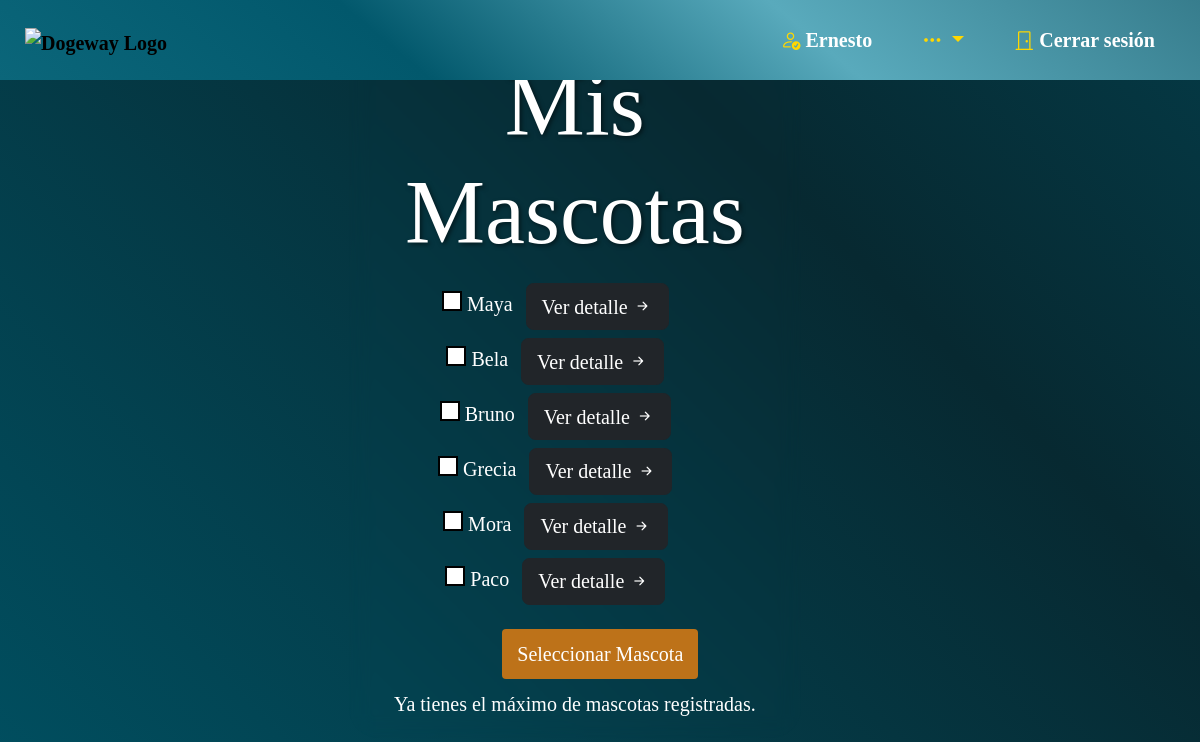
Screenshot of /mascotas/ (signed in) with the database file from the repository.
### main_app/models.py (models this page shows, shortened)
class Usuario(AbstractUser):
    fotografia = models.ImageField(upload_to='usuarios/', null=True, blank=True)
    telefono = models.CharField(max_length=20)
    fecha_de_nacimiento = models.DateField()
    direccion = models.CharField(max_length=100)
    fotografia_identificacion = models.ImageField(upload_to='identificaciones/', null=True, blank=True)
    verificado = models.BooleanField(default=False)
    usuarios_bloqueados = models.ManyToManyField('self', symmetrical=False, related_name='usuarios_bloqueadores')
    groups = models.ManyToManyField('auth.Group', related_name='usuarios')
    user_permissions = models.ManyToManyField('auth.Permission', related_name='usuarios')

class Mascota(models.Model):
    dueño = models.ForeignKey(Usuario, on_delete=models.CASCADE)
    nombre = models.CharField(max_length=100)
    peso = models.FloatField(null=True, blank=True, validators=[
            MinValueValidator(5),  # El peso no puede ser menor que 0
            MaxValueValidator(150)  # El peso no puede ser mayor que 100
        ])
    edad = models.FloatField(null=True, blank=True, validators=[
            MinValueValidator(2),  # El peso no puede ser menor que 0
            MaxValueValidator(12)  # El peso no puede ser mayor que 100
        ])
    SEXO_CHOICES = (
        ('M', 'Macho'),
        ('H', 'Hembra'),
    )
    sexo = models.CharField(max_length=1, choices=SEXO_CHOICES)
    TAMAÑO_CHOICES = (
        ('XS', ' MuyPequeño'),
        ('S', 'Pequeño'),
        ('M', 'Mediano'),
        ('L', 'Grande'),
        ('XL', 'Gigante'),
    )
    tamaño = models.CharField(max_length=15, choices=TAMAÑO_CHOICES)
    descripcion = models.TextField()
    RAZA_CHOICES = (
        ('Bulldog francés', 'Bulldog francés'),
        ('Labrador retriever', 'Labrador retriever'),
        ('Golden retriever', 'Golden retriever'),
        ('Pastor alemán', 'Pastor alemán'),
        ('Caniche', 'Caniche'),
        ('Bulldog', 'Bulldog'),
        ('Rottweiler', 'Rottweiler'),
        ('Beagle', 'Beagle'),
        ('Salchicha', 'Salchicha'),
        ('Braco alemán de pelo corto', 'Braco alemán de pelo corto'),
        ('Corgi galés de Pembroke', 'Corgi galés de Pembroke'),
        ('Pastor australiano', 'Pastor australiano'),
        ('Yorkshire terrier', 'Yorkshire terrier'),
        ('Cavalier King Charles spaniel', 'Cavalier King Charles spaniel'),
        ('Doberman pinscher', 'Doberman pinscher'),
        ('Boxer', 'Boxer'),
        ('Schnauzer miniatura', 'Schnauzer miniatura'),
        ('Cane corso', 'Cane corso'),
        ('Gran danés', 'Gran danés'),
        ('Shih Tzu', 'Shih Tzu'),
        ('Husky siberiano', 'Husky siberiano'),
        ('Chihuahua', 'Chihuahua'),  # Raza agregada
        ('Solovino', 'Solovino'),  # Raza agregada
    )
    raza = models.CharField(max_length=100, choices=RAZA_CHOICES)
    tiene_cartilla = models.BooleanField()
    adopcion = models.BooleanField(default=False)
    likes = models.ManyToManyField("self", symmetrical=False, related_name="liked_by", blank=True)
    facebook_mascota = models.URLField(blank=True, null=True)
    twitter_mascota = models.URLField(blank=True, null=True)
    instagram_mascota = models.URLField(blank=True, null=True)
    tiktok_mascota = models.URLField(blank=True, null=True)

### main_app/views.py (the view)
# urls.py: path('mascotas/', views.mascotas_usuario, name='mascotas_usuario'),
@csrf_exempt
@login_required
def mascotas_usuario(request):
    mascotas = Mascota.objects.filter(dueño=request.user)
    if request.method == 'POST':
        mascota_id = request.POST.get('mascota_id')
        if mascota_id:
            request.session['mascota_seleccionada_id'] = mascota_id
            return redirect('home')
    return render(request, 'Elegir_Mascota.html', {'title':"Elegir Mascota",'mascotas': mascotas})

### main_app/templates/Elegir_Mascota.html (shortened to what this page needs)
{% extends 'layouts/base.html' %}
{% load static %}
{% block estilos_adicionales %}
<link rel="stylesheet" href="{% static 'css/Elegir_Mascota.css' %}">
{% endblock %}
{% block content %}
<div class="content-container">
  <h1>Mis Mascotas</h1>
  {% if mascotas %}
  <form method="post">
    <ul>
      {% for mascota in mascotas %}
      <li style="margin: 2px; padding: 2px;">
        <label style="padding: 8px;">
          <input type="radio" name="mascota_id" value="{{ mascota.id }}"> {{ mascota.nombre }}
        </label>
        <a href="{% url 'ver_detalle_mascota' mascota.id %}" class="btn btn-dark">
          Ver detalle <i class="bi bi-arrow-right-short"></i>
        </a>
      </li>
      {% endfor %}
    </ul>
    <button type="submit">Seleccionar Mascota</button>
  </form>
  {% endif %}
  {% if mascotas.count < 6 %} <p>¿Quieres registrar una nueva mascota?<br><a href="{% url 'registro_mascota' %}">
      Registrar
      mascota</a></p>
    {% else %}
    <p>Ya tienes el máximo de mascotas registradas.</p>
    {% endif %}
</div>
{% endblock content %}

### main_app/templates/layouts/base.html (shortened to what this page needs)
<!DOCTYPE html>
<html lang="en">
<head>
    {% load static %}
    <link href="https://cdn.jsdelivr.net/npm/bootstrap@5.3.2/dist/css/bootstrap.min.css" rel="stylesheet">
    <link rel="stylesheet" href="https://cdn.jsdelivr.net/npm/bootstrap-icons@1.11.2/font/bootstrap-icons.min.css">
    <link rel="stylesheet" href="{% static 'css/base.css' %}">
    {% block estilos_adicionales %}{% endblock %}
</head>
<body>
    <header>
        <nav class="navbar navbar-expand-lg">
            <div class="container-fluid">
                <a class="navbar-brand" id="imagen" href="{% url 'home' %}">
                    <img src="{% static 'imagenes/LOGO.png' %}" alt="Dogeway Logo" class="navbar-logo">
                </a>
                <div class="collapse navbar-collapse" id="navbarSupportedContent">
                    <ul class="navbar-nav mb-2 mb-lg-0 ms-auto">
                        {% if user.is_authenticated%}
                            <li class="nav-item" id="NombreUsuario">
                                <a class="nav-link">
                                    {% if user.verificado %}
                                    <i class="bi bi-person-check" style="color: gold;"></i>
                                    {% endif %}
                                    {{ user.username }}
                                </a>
                            </li>
                            <li class="nav-item">
                                <div class="dropdown">
                                    <a class="nav-link dropdown-toggle" href="#" role="button" id="dropdownMenuLink" data-bs-toggle="dropdown" aria-expanded="false" style="color: gold;">
                                        <i class="bi bi-three-dots" style="color: gold;"></i>
                                    </a>
                                </div>
                            </li>
                            <li class="nav-item">
                                <a class="nav-link" href="{% url 'logout' %}?next={% url 'home' %}">
                                    <i class="bi bi-door-closed" style="color: gold;"></i> Cerrar sesión
                                </a>
                            </li>
                        {% endif %}
                    </ul>
                </div>
            </div>
        </nav>
    </header>
    <div class="content">
        {% block content %}{% endblock %}
    </div>
</body>
</html>

### main_app/static/css/base.css (style rules this page uses)
* { margin: 0; padding: 0; box-sizing: border-box; text-decoration: none; font-family: 'Times New Roman', Times, serif; font-size: 20px; }
body { margin-top: 55px; }
header { background: linear-gradient(40deg,#0B667A,#02586c,#59aabc,#377d8d); position: fixed; top: 0; left: 0; width: 100%; padding: 5px 10px; z-index: 100; }
header nav { display: flex; align-items: center; justify-content: space-between; font-weight: bold; padding-top: 5px; padding-bottom: 5px; padding-left: 3%; padding-right: 1%; }
header .navbar-logo { width: 100px; }
#imagen { background-color: transparent; }
.nav-link { margin: 0 10px; }
header nav ul { display: flex; list-style: none; margin: 0; padding: 0; }
header nav ul li { margin-left: 10px; }
header nav ul li a { color: white; font-size: 16px; text-decoration: none; padding: 10px; }
header { padding: 5px 10px; }
header nav ul { display: flex; list-style: none; margin: 0; padding: 0; justify-content: flex-end; }
.nav-link { color: white; }

### main_app/static/css/Elegir_Mascota.css (style rules this page uses)
* { font-family: 'Times New Roman', Times, serif; }
body { background: linear-gradient(45deg, #02586c, #005264, #072931, #005264, #02586c); background-size: 300% 300%; animation: color 15s ease-in-out infinite; margin: 0; display: flex; justify-content: center; align-items: center; min-height: 100vh; }
.content-container { border-radius: 30px; width: 90%; max-width: 900px; font-size: 24px; position: relative; z-index: 1; display: flex; flex-direction: column; align-items: center; text-align: center; margin-top: -20px; backdrop-filter: blur(10px); }
h1 { color: white; margin: 10px 0; font-size: 90px; text-shadow: 2px 2px 4px rgba(0, 0, 0, 0.5); }
form { align-items: center; }
ul { color: white; list-style: none; margin-left: -30%; }
.content-container p { font-size: 24pz; margin: 10px 0; color: rgb(255, 255, 255); margin-bottom: 20px; }
a { color: #f09629; }
button { background-color: #BD7219; color: white; padding: 10px 15px; border: none; border-radius: 4px; cursor: pointer; display: block; margin: 0 auto; margin-left: 25%; }
.content-container form { display: flex; flex-direction: column; }
input[type="radio"] { appearance: none; -webkit-appearance: none; -moz-appearance: none; width: 20px; height: 20px; border-radius: 0; background-color: transparent; border: 2px solid #000; }
input[type="radio"]:not(:checked) { background-color: white; }

### rows the page displays
Usuario: username "Ernesto"
Mascota: nombre "Maya"
Mascota: nombre "Bela"
Mascota: nombre "Bruno"
Mascota: nombre "Grecia"
Mascota: nombre "Mora"
Mascota: nombre "Paco"
